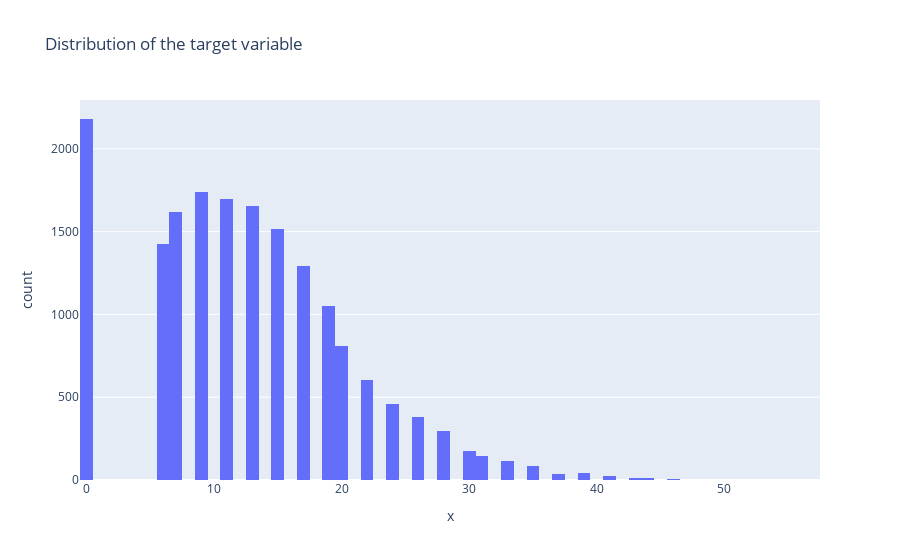

Notebook code cell kept with this figure:
### Code cell
#creating a new column for days with high windspeed

w=(data_bike['windspeed']*67)

fig = px.histogram(data_bike, x=w, title='Distribution of the target variable')
fig.show()

data_bike['high_windspeed'] = (data_bike['windspeed']*67).apply(lambda x: 1 if x >19  else 0)

### Figure 1 — Plotly figure (JSON) as saved in the notebook; plotly's stock layout.template omitted (floating-point values rounded to 4 significant figures; data arrays with more than 128 entries replaced by an {"elided": "..."} marker saying what was removed)
{"data": [{"alignmentgroup": "True", "bingroup": "x", "hovertemplate": "x=%{x}<br>count=%{y}<extra></extra>", "legendgroup": "", "marker": {"color": "#636efa", "pattern": {"shape": ""}}, "name": "", "offsetgroup": "", "orientation": "v", "showlegend": false, "type": "histogram", "x": {"elided": "17379 float values"}, "xaxis": "x", "yaxis": "y"}], "layout": {"barmode": "relative", "legend": {"tracegroupgap": 0}, "title": {"text": "Distribution of the target variable"}, "xaxis": {"anchor": "y", "domain": [0, 1], "title": {"text": "x"}}, "yaxis": {"anchor": "x", "domain": [0, 1], "title": {"text": "count"}}}}
